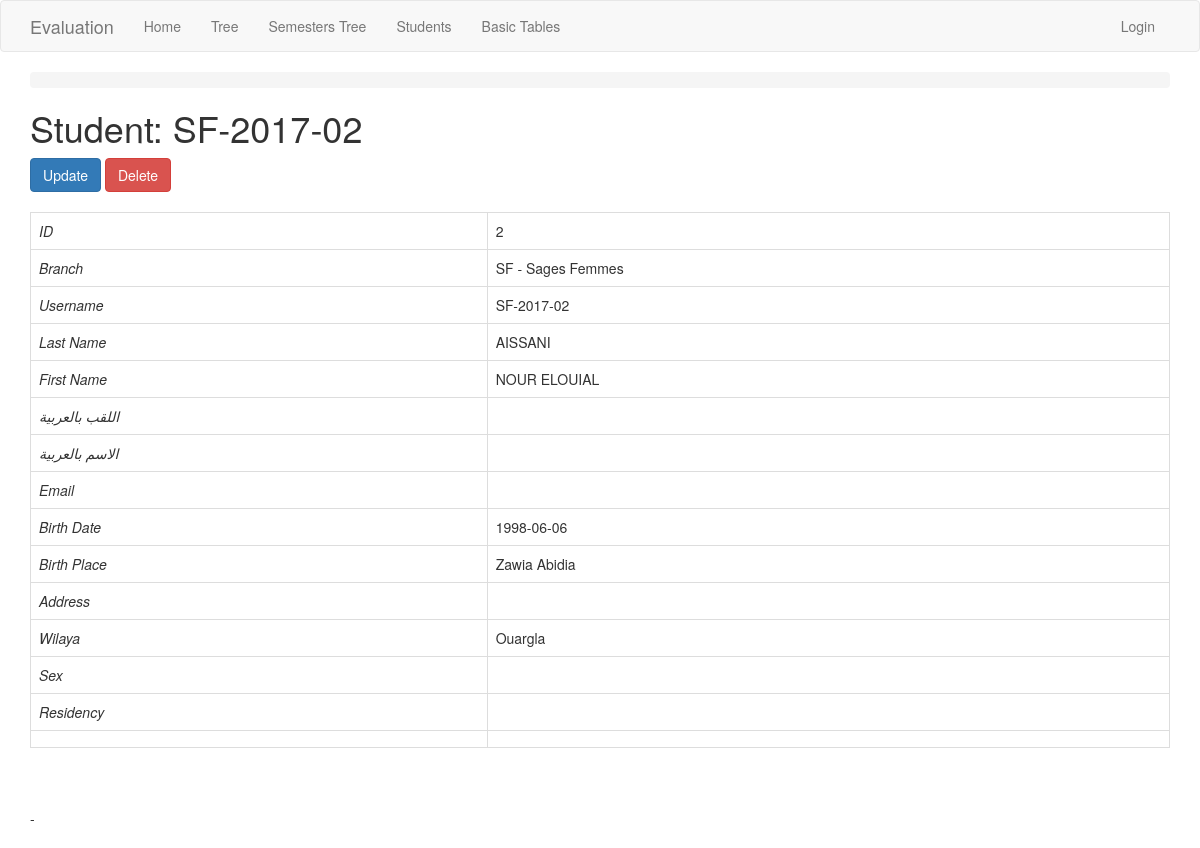
The app's page /student/view/2/ with its own data.
### app/models.py (models this page shows, shortened)
class Student(db.Model):
    id = db.Column(db.Integer, primary_key=True)
    username = db.Column(db.String(20), index=True, unique=True) # matricule
    last_name = db.Column(db.String(45), index=True)
    first_name = db.Column(db.String(45), index=True)
    email = db.Column(db.String(120))
    birth_date = db.Column(db.Date)
    birth_place = db.Column(db.String(45))
    address =  db.Column(db.String(120))
    photo = db.Column(db.String(250))
    last_name_arab = db.Column(db.String(100))
    first_name_arab = db.Column(db.String(100))
    sex = db.Column(db.String(20))
    residency = db.Column(db.String(20))
    phones = db.relationship('Phone', backref='student')
    create_time = db.Column(db.DateTime, default=datetime.utcnow)
    update_time = db.Column(db.DateTime, default=datetime.utcnow)
    branch_id = db.Column(db.Integer, db.ForeignKey('branch.id'))
    wilaya_id = db.Column(db.Integer, db.ForeignKey('wilaya.id'))
    student_sessions = db.relationship('StudentSession', back_populates='student')
    annual_grades = db.relationship('AnnualGrade', backref='student')

class Branch(db.Model):
    id = db.Column(db.Integer, primary_key=True)
    name = db.Column(db.String(100), index=True, unique=True)
    description = db.Column(db.String(150))
    school_id = db.Column(db.Integer, db.ForeignKey('school.id'))
    students = db.relationship('Student', backref='branch')
    semesters = db.relationship('Semester', backref='branch')
    promos = db.relationship('Promo', backref='branch', order_by='Promo.start_date, Promo.name')

class Wilaya(db.Model):
    id = db.Column(db.Integer, primary_key=True)
    code = db.Column(db.String(10), index=True, unique=True)
    name = db.Column(db.String(100), index=True, unique=True)
    students = db.relationship('Student', backref='wilaya')

### app/routes.py (the view)
@app.route('/student/view/<id>/', methods=['GET', 'POST'])
@register_breadcrumb(app, '.basic.student.view', 'View')
def student_view(id):
    student = Student.query.get_or_404(id)
    return render_template('student/view.html', title='Student View', student=student)

### app/templates/student/view.html (shortened to what this page needs)
{% extends "base.html" %}
{% block app_content %}
    <h1>Student: {{student.username}}</h1>
    <div>
        <a class="btn btn-primary" href="{{ url_for('student_update', id=student.id) }}">Update</a>
        <button class="btn btn-danger"
            data-href="{{url_for('student_delete', id=student.id)}}"
            data-toggle="modal" data-target="#confirm-delete">Delete
        </button>
    </div>
    <div>
        <table class="table table-bordered">
          <tr><td><i>ID</i></td> <td>{{student.id}}</td></tr>
          <tr><td><i>Branch</i></td> <td>{{student.branch.name+" - "+student.branch.description}}</td></tr>
          <tr><td><i>Username</i></td> <td>{{student.username}}</td></tr>
          <tr><td><i>Last Name</i></td> <td>{{student.last_name}}</td></tr>
          <tr><td><i>First Name</i></td> <td>{{student.first_name}}</td></tr>
          <tr><td><i>اللقب بالعربية</i></td> <td>{{student.last_name_arab | replace("None", "")}}</td></tr>
          <tr><td><i>الاسم بالعربية</i></td> <td>{{student.first_name_arab | replace("None", "")}}</td></tr>
          <tr><td><i>Email</i></td> <td>{{student.email | replace("None", "")}}</td></tr>
          <tr><td><i>Birth Date</i></td> <td>{{student.birth_date | replace("None", "")}}</td></tr>
          <tr><td><i>Birth Place</i></td> <td>{{student.birth_place | replace("None", "")}}</td></tr>
          <tr><td><i>Address</i></td> <td>{{student.address | replace("None", "")}}</td></tr>
          <tr><td><i>Wilaya</i></td> <td>{{student.wilaya.name}}</td></tr>
          <tr><td><i>Sex</i></td> <td>{{student.sex | replace("None", "")}}</td></tr>
          <tr><td><i>Residency</i></td> <td>{{student.residency | replace("None", "")}}</td></tr>
          <tr><td></td> <td></td></tr>
        </table>
      - </br>
    </div>
{% endblock %}

### records on screen
Student: username "SF-2017-02", id "2", last_name "AISSANI", first_name "NOUR ELOUIAL", birth_date "1998-06-06", birth_place "Zawia Abidia"
Branch: branch "SF - Sages Femmes"
Wilaya: wilaya.name "Ouargla"
